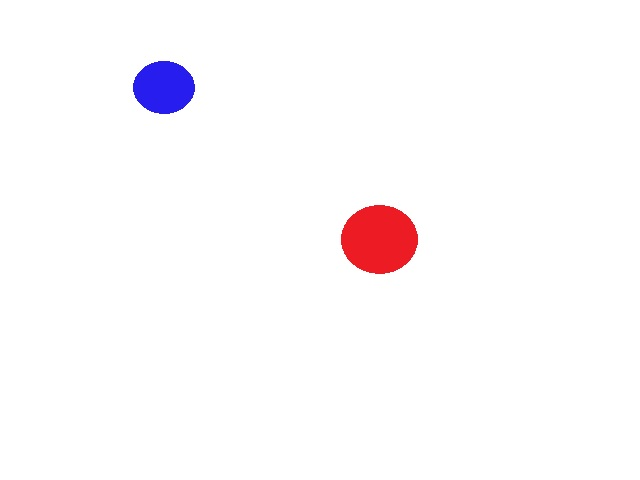
#> input picture PythonTemp/image4_with_sample.jpg, 640 x 480 px
$ python TemplateMatching.py
#> lines starting #> are read from the running program, lines starting #| are printed output that depends on the picture; after the words box and inside, x2 and y2 are one past the last pixel; in counts of white or black regions, pixels touching at a corner belong together
import cv2
import numpy as np


img = cv2.imread('image4_with_sample.jpg')
#> img is the input picture: shape (480, 640, 3); mean B, G, R 251.8, 250, 252.9
hsv = cv2.cvtColor(img,cv2.COLOR_BGR2HSV)
#> hsv: shape (480, 640, 3); mean H, S, V 4.7, 4.9, 254.5


#---------Detect Blue Object-------------
template = cv2.imread('blue circle.jpg',0)
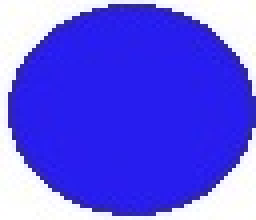
#> input picture PythonTemp/blue circle.jpg, 64 x 55 px (shown 4 times larger)
#> template: shape (55, 64); min 47, max 255, mean 109.9
w, h = template.shape[::-1]
#> w = 64; h = 55
img2=img.copy()


# define range of blue color in HSV
lower_blue = np.array([110,50,50])
upper_blue = np.array([130,255,255])
# Threshold the HSV image to get only blue colors
mask = cv2.inRange(hsv, lower_blue, upper_blue)
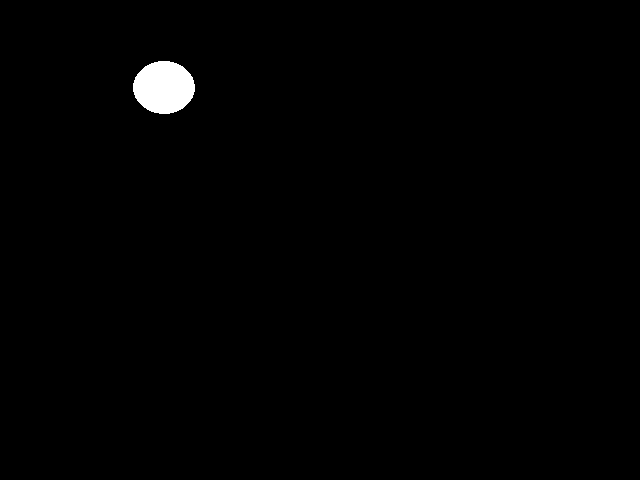
#> mask: shape (480, 640); 0.83% white; 1 white region, box (x1, y1, x2, y2) and area: (133, 61, 195, 114) 2555
#Bitwise-AND mask and original image
res = cv2.bitwise_and(img2,img2, mask = mask)
img2 = cv2.cvtColor(res,cv2.COLOR_BGR2GRAY)

cv2.imwrite('blue Proccess img.jpg',img)

# Apply template Matching
res = cv2.matchTemplate(img2,template,cv2.TM_CCOEFF_NORMED)
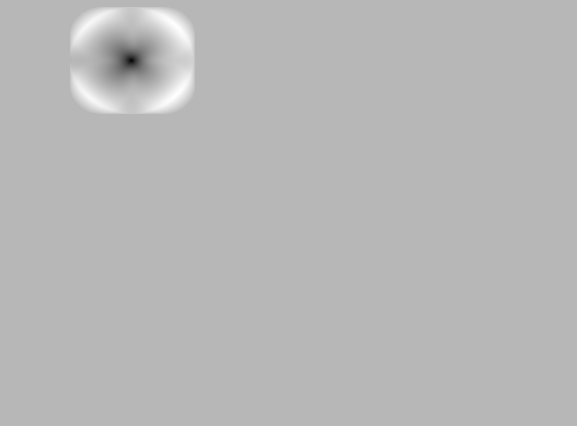
#> res: shape (426, 577) float32; min -0.999, max 0.391, mean 0.00295; drawn with min black and max white
min_val, max_val, min_loc, max_loc = cv2.minMaxLoc(res)
#> min_val = -0.999; max_val = 0.391; min_loc = (131, 60); max_loc = (176, 25)


top_left = min_loc
#> top_left = (131, 60)
bottom_right = (top_left[0] + w, top_left[1] + h)
#> bottom_right = (195, 115)

x = top_left[0] + w/2
#> x = 163
y = top_left[1] + h/2
#> y = 87.5

blue_coor = [x,y]
#> blue_coor = [163, 87.5]
print ("Blue: X=",blue_coor[0],"Y=",blue_coor[1])
#| Blue: X= 163.0 Y= 87.5

cv2.rectangle(img,top_left, bottom_right, 255, 2)
#> img: shape (480, 640, 3); 0.23% of pixels changed, all inside (x1, y1, x2, y2) = (130, 59, 197, 117)

#---------Detect Red Object-------------
img2=img.copy()

template = cv2.imread('red circle.jpg',0)
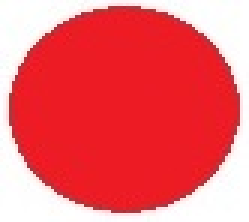
#> input picture PythonTemp/red circle.jpg, 83 x 74 px (shown 3 times larger)
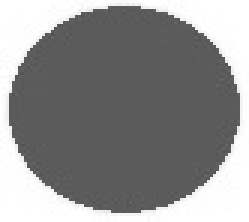
#> template: shape (74, 83) (shown 3 times larger); min 82, max 255, mean 143.4
w, h = template.shape[::-1]
#> w = 83; h = 74
# define range of red color in HSV
lower_red = np.array([0,70,50])
upper_red = np.array([10,255,255])
# Threshold the HSV image to get only red colors
mask = cv2.inRange(hsv, lower_red, upper_red)
#> mask: shape (480, 640); 0.03% white in thin lines or dots, all inside (x1, y1, x2, y2) = (341, 207, 418, 273)
# Bitwise-AND mask and original image
res = cv2.bitwise_and(img2,img2, mask = mask)
#> res: shape (480, 640, 3)

lower_red = np.array([175,70,50])
upper_red = np.array([180,255,255])

mask = cv2.inRange(hsv, lower_red, upper_red)
#> mask: shape (480, 640); 1.3% white; 1 white region, box (x1, y1, x2, y2) and area: (341, 205, 418, 274) 4052
res2 = cv2.bitwise_and(img2,img2, mask = mask)

res3= cv2.bitwise_or(img2,img2, mask = mask)


img2 = cv2.cvtColor(res3,cv2.COLOR_BGR2GRAY)

cv2.imwrite('red Proccess img.jpg',img)

# Apply template Matching
res = cv2.matchTemplate(img2,template,cv2.TM_CCOEFF_NORMED)
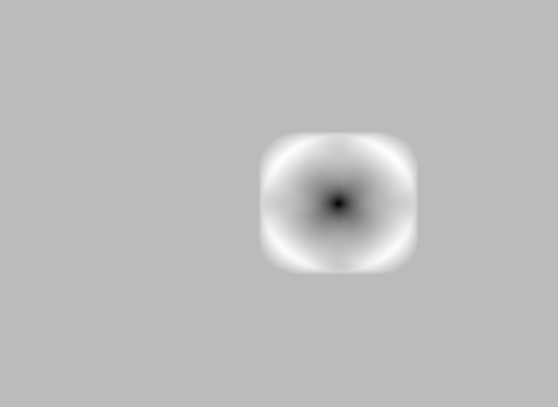
#> res: shape (407, 558) float32; min -0.965, max 0.351, mean 0.00551; drawn with min black and max white
min_val, max_val, min_loc, max_loc = cv2.minMaxLoc(res)
#> min_val = -0.965; max_val = 0.351; min_loc = (338, 203); max_loc = (392, 155)


top_left = min_loc
#> top_left = (338, 203)
bottom_right = (top_left[0] + w, top_left[1] + h)
#> bottom_right = (421, 277)

x = top_left[0] + w/2
#> x = 379.5
y = top_left[1] + h/2
#> y = 240

red_coor = [x,y]
#> red_coor = [379.5, 240]
print ("Red: X=",red_coor[0],"Y=",red_coor[1])
#| Red: X= 379.5 Y= 240.0


cv2.rectangle(img,top_left, bottom_right, 255, 2)
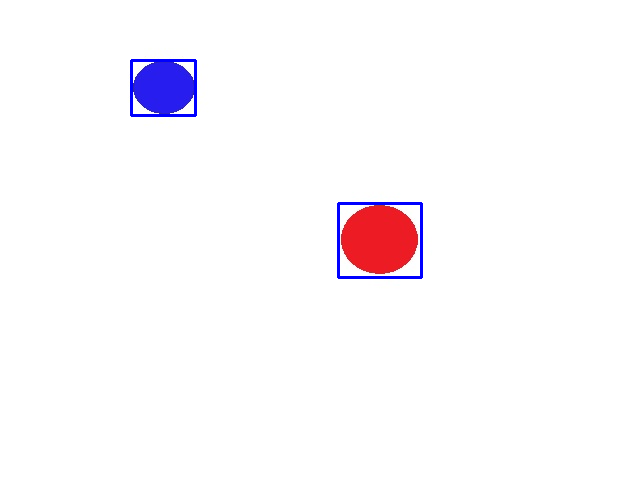
#> img: shape (480, 640, 3); mean B, G, R 251.9, 248.7, 251.6

#---------Save image-------------
cv2.imwrite('Detected Point.jpg',img)
